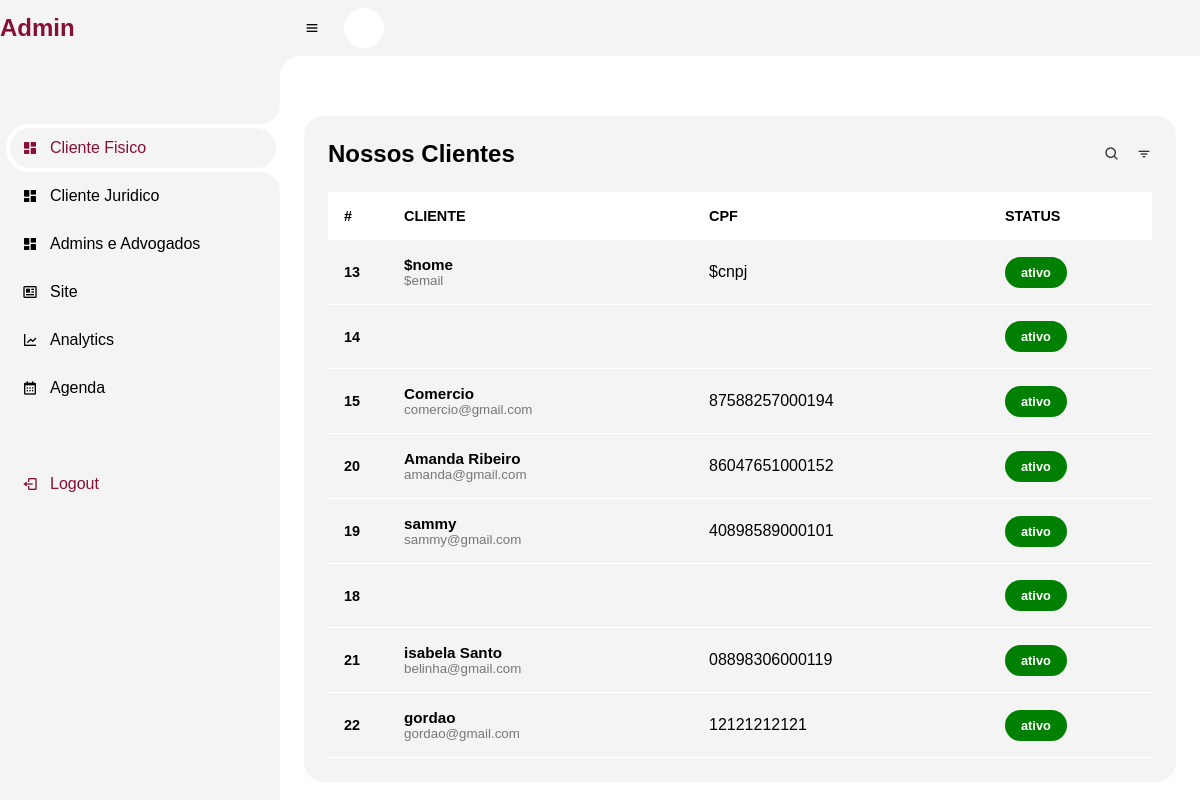
The page /clienteJ.php on the database as committed earlier.
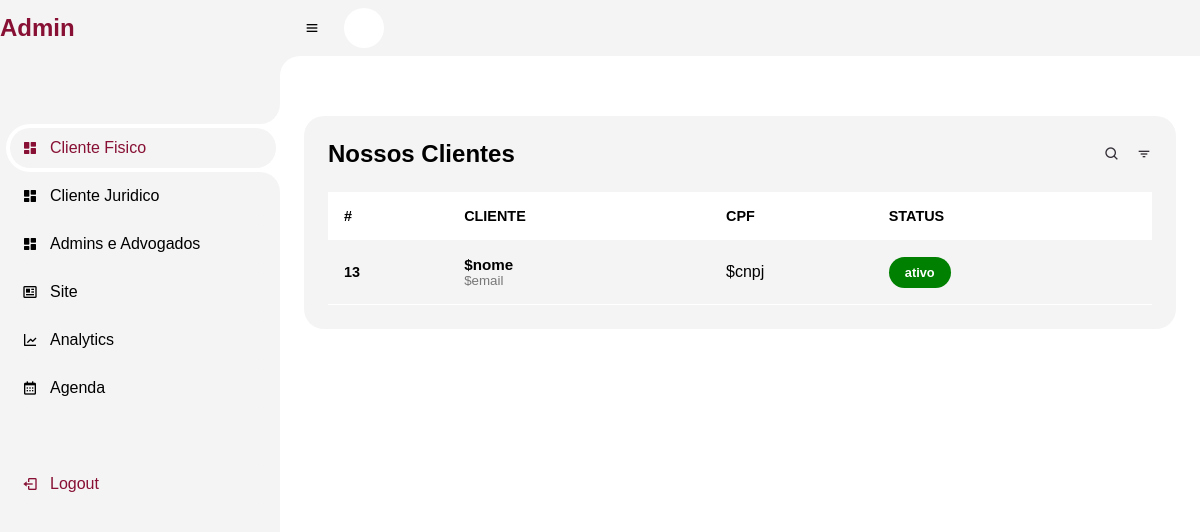
The same page on the database as committed later.
### tables this page shows
CREATE TABLE IF NOT EXISTS `tb_cliente_juridico` (
  `cod` int NOT NULL AUTO_INCREMENT,
  `nome` varchar(100) NOT NULL,
  `email` varchar(100) NOT NULL,
  `celular` varchar(15) NOT NULL,
  `endereco` varchar(100) NOT NULL,
  `cidade` varchar(50) NOT NULL,
  `senha` varchar(32) NOT NULL,
  `cnpj` varchar(15) NOT NULL,
  `foto` varchar(100) NOT NULL,
  PRIMARY KEY (`cod`)
);

### clienteJ.php (the view, shortened to what this page needs)
<?php
include('menu-admin.php');
?>
<html lang="en">
<head>
    <link rel="stylesheet" href="css/admin.css">
    <link rel="stylesheet" href="https://maxst.icons8.com/vue-static/landings/line-awesome/line-awesome/1.3.0/css/line-awesome.min.css">
</head>
<body class="dark">
    <section id=content>
        <main>
            <?php
            require('connect.php');
            $perfis = mysqli_query($con, "SELECT * FROM `tb_cliente_juridico`");
            echo   "<div class=table-data>";
            echo    "<div class=order>";
            echo      "<div class=head>";
            echo          " <h3>Nossos Clientes</h3>";
            echo            "<i class='bx bx-search'></i>";
            echo            "<i class='bx bx-filter'></i>";
            echo       "</div>";
            echo       "<table width=100%>";
            echo              "<thead>";
            echo                "<tr>";
            echo                     "<th>#</th>";
            echo                    "<th></span>CLIENTE</th>";
            echo                    "<th></span>CPF</th>";
            echo                  "<th></span>STATUS</th>";
            while($perfil = mysqli_fetch_array($perfis)){
            echo             "</tr>";
            echo        "</thead>";
            echo        "<tbody>";
            echo          "<tr>";
            echo              "<td class=cod>$perfil[cod]</td>";
            echo             "<td>";
            echo   "<div class=client>";
            echo   "<div class=client-info>";
            echo  "<h4>$perfil[nome]</h4>";
            echo  "<small>$perfil[email]</small>";
            echo   "</div>";
            echo  "</div>";
            echo  "</td>";
            echo  "<td>$perfil[cnpj]</td>";
            echo  "<td>";
            echo  "<span class=status>ativo</span>";
            echo "</td>";
        }
            echo  "</tr>";
            echo        "</tbody>";
            echo   "</table>";
            echo   "</div>";
            ?>
        </main>
    </section>
</body>
</html>

Rows that differ between the two databases and show on the page:
removed tb_cliente_juridico: cod "14"
removed tb_cliente_juridico: cod "15", nome "Comercio", email "comercio@gmail.com", cnpj "87588257000194"
removed tb_cliente_juridico: cod "20", nome "Amanda Ribeiro", email "amanda@gmail.com", cnpj "86047651000152"
removed tb_cliente_juridico: cod "19", nome "sammy", email "sammy@gmail.com", cnpj "40898589000101"
removed tb_cliente_juridico: cod "18"
removed tb_cliente_juridico: cod "21", nome "isabela Santo", email "belinha@gmail.com", cnpj "08898306000119"
removed tb_cliente_juridico: cod "22", nome "gordao", email "gordao@gmail.com", cnpj "12121212121"
